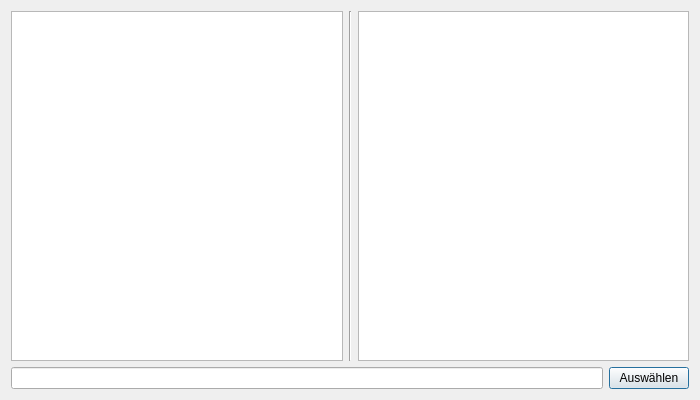
<?xml version="1.0" encoding="UTF-8"?>
<ui version="4.0">
 <class>FileSystem</class>
 <widget class="QDialog" name="FileSystem">
  <property name="geometry">
   <rect>
    <x>0</x>
    <y>0</y>
    <width>700</width>
    <height>400</height>
   </rect>
  </property>
  <property name="minimumSize">
   <size>
    <width>700</width>
    <height>400</height>
   </size>
  </property>
  <property name="windowTitle">
   <string>Dateisystem</string>
  </property>
  <layout class="QGridLayout" name="gridLayout">
   <item row="0" column="0">
    <layout class="QVBoxLayout" name="verticalLayout">
     <item>
      <layout class="QHBoxLayout" name="horizontalLayout">
       <item>
        <widget class="QTreeView" name="treeView"/>
       </item>
       <item>
        <widget class="Line" name="line">
         <property name="orientation">
          <enum>Qt::Vertical</enum>
         </property>
        </widget>
       </item>
       <item>
        <widget class="QListView" name="listView"/>
       </item>
      </layout>
     </item>
     <item>
      <layout class="QHBoxLayout" name="horizontalLayout_2">
       <item>
        <widget class="QLineEdit" name="lineEdit">
         <property name="enabled">
          <bool>true</bool>
         </property>
        </widget>
       </item>
       <item>
        <widget class="QPushButton" name="pushButton">
         <property name="text">
          <string>Auswählen</string>
         </property>
        </widget>
       </item>
      </layout>
     </item>
    </layout>
   </item>
  </layout>
 </widget>
 <resources/>
 <connections/>
</ui>
